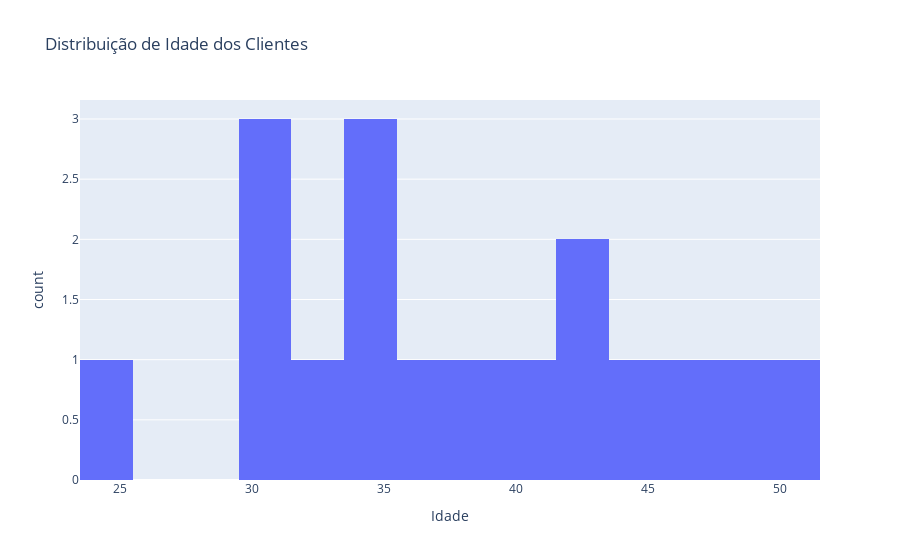

The notebook cell saved with this chart:
### Code cell
"""
Indicador simples que visa conhecer a faixa etária do seu público,
o que ajuda o empreendedor a direcionar suas estratégias de produto
e marketing para que seja mais assertivo.
"""
# 1. Idade média dos clientes
idade_media = clientes['Idade'].mean()
print(f"📊 Idade média dos clientes: {idade_media:.1f} anos")

fig = px.histogram(clientes, x='Idade', nbins=20, title='Distribuição de Idade dos Clientes')
fig.show()

### Figure 1 — Plotly figure (JSON) as saved in the notebook; plotly's stock layout.template omitted (floating-point values rounded to 4 significant figures)
{"data": [{"bingroup": "x", "hovertemplate": "Idade=%{x}<br>count=%{y}<extra></extra>", "legendgroup": "", "marker": {"color": "#636efa", "pattern": {"shape": ""}}, "name": "", "nbinsx": 20, "orientation": "v", "showlegend": false, "type": "histogram", "x": [40.0, 33.0, 46.0, 30.0, 44.0, 37.0, 31.0, 34.0, 38.0, 30.0, 50.0, 35.0, 35.0, NaN, 43.0, 42.0, 25.0, 49.0], "xaxis": "x", "yaxis": "y"}], "layout": {"barmode": "relative", "legend": {"tracegroupgap": 0}, "title": {"text": "Distribuição de Idade dos Clientes"}, "xaxis": {"anchor": "y", "domain": [0, 1], "title": {"text": "Idade"}}, "yaxis": {"anchor": "x", "domain": [0, 1], "title": {"text": "count"}}}}
